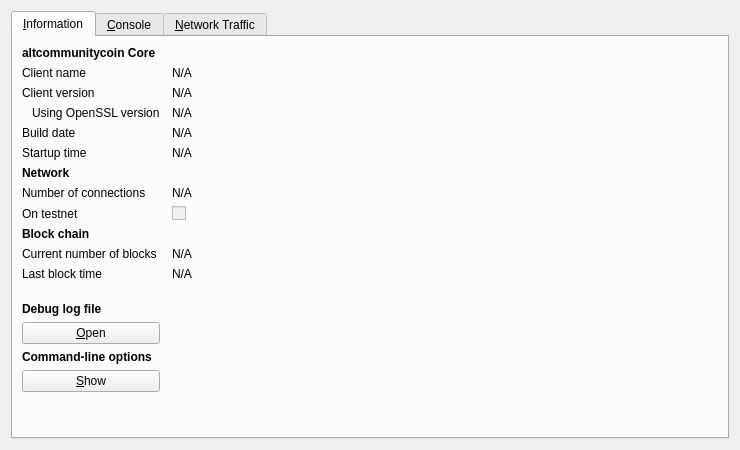
<?xml version="1.0" encoding="UTF-8"?>
<ui version="4.0">
 <class>RPCConsole</class>
 <widget class="QDialog" name="RPCConsole">
  <property name="geometry">
   <rect>
    <x>0</x>
    <y>0</y>
    <width>740</width>
    <height>450</height>
   </rect>
  </property>
  <property name="windowTitle">
   <string>altcommunitycoin - Debug window</string>
  </property>
  <layout class="QVBoxLayout" name="verticalLayout_2">
   <item>
    <widget class="QTabWidget" name="tabWidget">
     <property name="currentIndex">
      <number>0</number>
     </property>
     <widget class="QWidget" name="tab_info">
      <attribute name="title">
       <string>&amp;Information</string>
      </attribute>
      <layout class="QGridLayout" name="gridLayout" columnstretch="0,1">
       <property name="horizontalSpacing">
        <number>12</number>
       </property>
       <item row="0" column="0">
        <widget class="QLabel" name="label_9">
         <property name="font">
          <font>
           <weight>75</weight>
           <bold>true</bold>
          </font>
         </property>
         <property name="text">
          <string>altcommunitycoin Core</string>
         </property>
        </widget>
       </item>
       <item row="1" column="0">
        <widget class="QLabel" name="label_5">
         <property name="text">
          <string>Client name</string>
         </property>
        </widget>
       </item>
       <item row="1" column="1">
        <widget class="QLabel" name="clientName">
         <property name="cursor">
          <cursorShape>IBeamCursor</cursorShape>
         </property>
         <property name="text">
          <string>N/A</string>
         </property>
         <property name="textFormat">
          <enum>Qt::PlainText</enum>
         </property>
         <property name="textInteractionFlags">
          <set>Qt::LinksAccessibleByMouse|Qt::TextSelectableByKeyboard|Qt::TextSelectableByMouse</set>
         </property>
        </widget>
       </item>
       <item row="2" column="0">
        <widget class="QLabel" name="label_6">
         <property name="text">
          <string>Client version</string>
         </property>
        </widget>
       </item>
       <item row="2" column="1">
        <widget class="QLabel" name="clientVersion">
         <property name="cursor">
          <cursorShape>IBeamCursor</cursorShape>
         </property>
         <property name="text">
          <string>N/A</string>
         </property>
         <property name="textFormat">
          <enum>Qt::PlainText</enum>
         </property>
         <property name="textInteractionFlags">
          <set>Qt::LinksAccessibleByMouse|Qt::TextSelectableByKeyboard|Qt::TextSelectableByMouse</set>
         </property>
        </widget>
       </item>
       <item row="3" column="0">
        <widget class="QLabel" name="label_14">
         <property name="text">
          <string>Using OpenSSL version</string>
         </property>
         <property name="indent">
          <number>10</number>
         </property>
        </widget>
       </item>
       <item row="3" column="1">
        <widget class="QLabel" name="openSSLVersion">
         <property name="cursor">
          <cursorShape>IBeamCursor</cursorShape>
         </property>
         <property name="text">
          <string>N/A</string>
         </property>
         <property name="textFormat">
          <enum>Qt::PlainText</enum>
         </property>
         <property name="textInteractionFlags">
          <set>Qt::LinksAccessibleByMouse|Qt::TextSelectableByKeyboard|Qt::TextSelectableByMouse</set>
         </property>
        </widget>
       </item>
       <item row="4" column="0">
        <widget class="QLabel" name="label_12">
         <property name="text">
          <string>Build date</string>
         </property>
        </widget>
       </item>
       <item row="4" column="1">
        <widget class="QLabel" name="buildDate">
         <property name="cursor">
          <cursorShape>IBeamCursor</cursorShape>
         </property>
         <property name="text">
          <string>N/A</string>
         </property>
         <property name="textFormat">
          <enum>Qt::PlainText</enum>
         </property>
         <property name="textInteractionFlags">
          <set>Qt::LinksAccessibleByMouse|Qt::TextSelectableByKeyboard|Qt::TextSelectableByMouse</set>
         </property>
        </widget>
       </item>
       <item row="5" column="0">
        <widget class="QLabel" name="label_13">
         <property name="text">
          <string>Startup time</string>
         </property>
        </widget>
       </item>
       <item row="5" column="1">
        <widget class="QLabel" name="startupTime">
         <property name="cursor">
          <cursorShape>IBeamCursor</cursorShape>
         </property>
         <property name="text">
          <string>N/A</string>
         </property>
         <property name="textFormat">
          <enum>Qt::PlainText</enum>
         </property>
         <property name="textInteractionFlags">
          <set>Qt::LinksAccessibleByMouse|Qt::TextSelectableByKeyboard|Qt::TextSelectableByMouse</set>
         </property>
        </widget>
       </item>
       <item row="6" column="0">
        <widget class="QLabel" name="label_11">
         <property name="font">
          <font>
           <weight>75</weight>
           <bold>true</bold>
          </font>
         </property>
         <property name="text">
          <string>Network</string>
         </property>
        </widget>
       </item>
       <item row="7" column="0">
        <widget class="QLabel" name="label_7">
         <property name="text">
          <string>Number of connections</string>
         </property>
        </widget>
       </item>
       <item row="7" column="1">
        <widget class="QLabel" name="numberOfConnections">
         <property name="cursor">
          <cursorShape>IBeamCursor</cursorShape>
         </property>
         <property name="text">
          <string>N/A</string>
         </property>
         <property name="textFormat">
          <enum>Qt::PlainText</enum>
         </property>
         <property name="textInteractionFlags">
          <set>Qt::LinksAccessibleByMouse|Qt::TextSelectableByKeyboard|Qt::TextSelectableByMouse</set>
         </property>
        </widget>
       </item>
       <item row="8" column="0">
        <widget class="QLabel" name="label_8">
         <property name="text">
          <string>On testnet</string>
         </property>
        </widget>
       </item>
       <item row="8" column="1">
        <widget class="QCheckBox" name="isTestNet">
         <property name="enabled">
          <bool>false</bool>
         </property>
         <property name="text">
          <string/>
         </property>
        </widget>
       </item>
       <item row="9" column="0">
        <widget class="QLabel" name="label_10">
         <property name="font">
          <font>
           <weight>75</weight>
           <bold>true</bold>
          </font>
         </property>
         <property name="text">
          <string>Block chain</string>
         </property>
        </widget>
       </item>
       <item row="10" column="0">
        <widget class="QLabel" name="label_3">
         <property name="text">
          <string>Current number of blocks</string>
         </property>
        </widget>
       </item>
       <item row="10" column="1">
        <widget class="QLabel" name="numberOfBlocks">
         <property name="cursor">
          <cursorShape>IBeamCursor</cursorShape>
         </property>
         <property name="text">
          <string>N/A</string>
         </property>
         <property name="textFormat">
          <enum>Qt::PlainText</enum>
         </property>
         <property name="textInteractionFlags">
          <set>Qt::LinksAccessibleByMouse|Qt::TextSelectableByKeyboard|Qt::TextSelectableByMouse</set>
         </property>
        </widget>
       </item>
       <item row="11" column="0">
        <widget class="QLabel" name="label_2">
         <property name="text">
          <string>Last block time</string>
         </property>
        </widget>
       </item>
       <item row="11" column="1">
        <widget class="QLabel" name="lastBlockTime">
         <property name="cursor">
          <cursorShape>IBeamCursor</cursorShape>
         </property>
         <property name="text">
          <string>N/A</string>
         </property>
         <property name="textFormat">
          <enum>Qt::PlainText</enum>
         </property>
         <property name="textInteractionFlags">
          <set>Qt::LinksAccessibleByMouse|Qt::TextSelectableByKeyboard|Qt::TextSelectableByMouse</set>
         </property>
        </widget>
       </item>
       <item row="12" column="0">
        <spacer name="verticalSpacer_2">
         <property name="orientation">
          <enum>Qt::Vertical</enum>
         </property>
         <property name="sizeHint" stdset="0">
          <size>
           <width>20</width>
           <height>20</height>
          </size>
         </property>
        </spacer>
       </item>
       <item row="13" column="0">
        <widget class="QLabel" name="labelDebugLogfile">
         <property name="font">
          <font>
           <weight>75</weight>
           <bold>true</bold>
          </font>
         </property>
         <property name="text">
          <string>Debug log file</string>
         </property>
        </widget>
       </item>
       <item row="14" column="0">
        <widget class="QPushButton" name="openDebugLogfileButton">
         <property name="toolTip">
          <string>Open the altcommunitycoin debug log file from the current data directory. This can take a few seconds for large log files.</string>
         </property>
         <property name="text">
          <string>&amp;Open</string>
         </property>
         <property name="autoDefault">
          <bool>false</bool>
         </property>
        </widget>
       </item>
       <item row="15" column="0">
        <widget class="QLabel" name="labelCLOptions">
         <property name="font">
          <font>
           <weight>75</weight>
           <bold>true</bold>
          </font>
         </property>
         <property name="text">
          <string>Command-line options</string>
         </property>
        </widget>
       </item>
       <item row="16" column="0">
        <widget class="QPushButton" name="showCLOptionsButton">
         <property name="toolTip">
          <string>Show the altcommunitycoin-Qt help message to get a list with possible altcommunitycoin command-line options.</string>
         </property>
         <property name="text">
          <string>&amp;Show</string>
         </property>
         <property name="autoDefault">
          <bool>false</bool>
         </property>
        </widget>
       </item>
       <item row="17" column="0">
        <spacer name="verticalSpacer">
         <property name="orientation">
          <enum>Qt::Vertical</enum>
         </property>
         <property name="sizeHint" stdset="0">
          <size>
           <width>20</width>
           <height>40</height>
          </size>
         </property>
        </spacer>
       </item>
      </layout>
     </widget>
     <widget class="QWidget" name="tab_console">
      <attribute name="title">
       <string>&amp;Console</string>
      </attribute>
      <layout class="QVBoxLayout" name="verticalLayout_3">
       <property name="spacing">
        <number>3</number>
       </property>
       <item>
        <widget class="QTextEdit" name="messagesWidget">
         <property name="minimumSize">
          <size>
           <width>0</width>
           <height>100</height>
          </size>
         </property>
         <property name="readOnly">
          <bool>true</bool>
         </property>
         <property name="tabKeyNavigation" stdset="0">
          <bool>false</bool>
         </property>
         <property name="columnCount" stdset="0">
          <number>2</number>
         </property>
        </widget>
       </item>
       <item>
        <layout class="QHBoxLayout" name="horizontalLayout">
         <property name="spacing">
          <number>3</number>
         </property>
         <item>
          <widget class="QLabel" name="label">
           <property name="text">
            <string notr="true">&gt;</string>
           </property>
          </widget>
         </item>
         <item>
          <widget class="QLineEdit" name="lineEdit"/>
         </item>
         <item>
          <widget class="QPushButton" name="clearButton">
           <property name="maximumSize">
            <size>
             <width>24</width>
             <height>24</height>
            </size>
           </property>
           <property name="toolTip">
            <string>Clear console</string>
           </property>
           <property name="text">
            <string/>
           </property>
           <property name="icon">
            <iconset resource="../bitcoin.qrc">
             <normaloff>:/icons/remove</normaloff>:/icons/remove</iconset>
           </property>
           <property name="shortcut">
            <string notr="true">Ctrl+L</string>
           </property>
           <property name="autoDefault">
            <bool>false</bool>
           </property>
          </widget>
         </item>
        </layout>
       </item>
      </layout>
     </widget>
     <widget class="QWidget" name="tab">
      <attribute name="title">
       <string>&amp;Network Traffic</string>
      </attribute>
      <layout class="QHBoxLayout" name="horizontalLayout_3">
       <item>
        <layout class="QVBoxLayout" name="verticalLayout_4">
         <item>
          <widget class="TrafficGraphWidget" name="trafficGraph" native="true">
           <property name="sizePolicy">
            <sizepolicy hsizetype="Expanding" vsizetype="Expanding">
             <horstretch>0</horstretch>
             <verstretch>0</verstretch>
            </sizepolicy>
           </property>
          </widget>
         </item>
         <item>
          <layout class="QHBoxLayout" name="horizontalLayout_2">
           <item>
            <widget class="QSlider" name="sldGraphRange">
             <property name="minimum">
              <number>1</number>
             </property>
             <property name="maximum">
              <number>288</number>
             </property>
             <property name="pageStep">
              <number>12</number>
             </property>
             <property name="value">
              <number>6</number>
             </property>
             <property name="orientation">
              <enum>Qt::Horizontal</enum>
             </property>
            </widget>
           </item>
           <item>
            <widget class="QLabel" name="lblGraphRange">
             <property name="minimumSize">
              <size>
               <width>100</width>
               <height>0</height>
              </size>
             </property>
             <property name="alignment">
              <set>Qt::AlignCenter</set>
             </property>
            </widget>
           </item>
           <item>
            <widget class="QPushButton" name="btnClearTrafficGraph">
             <property name="text">
              <string>&amp;Clear</string>
             </property>
            </widget>
           </item>
          </layout>
         </item>
        </layout>
       </item>
       <item>
        <layout class="QVBoxLayout" name="verticalLayout">
         <item>
          <widget class="QGroupBox" name="groupBox">
           <property name="title">
            <string>Totals</string>
           </property>
           <layout class="QVBoxLayout" name="verticalLayout_5">
            <item>
             <layout class="QHBoxLayout" name="horizontalLayout_4">
              <item>
               <widget class="Line" name="line">
                <property name="sizePolicy">
                 <sizepolicy hsizetype="Fixed" vsizetype="Fixed">
                  <horstretch>0</horstretch>
                  <verstretch>0</verstretch>
                 </sizepolicy>
                </property>
                <property name="minimumSize">
                 <size>
                  <width>10</width>
                  <height>0</height>
                 </size>
                </property>
                <property name="palette">
                 <palette>
                  <active>
                   <colorrole role="Light">
                    <brush brushstyle="SolidPattern">
                     <color alpha="255">
                      <red>0</red>
                      <green>255</green>
                      <blue>0</blue>
                     </color>
                    </brush>
                   </colorrole>
                  </active>
                  <inactive>
                   <colorrole role="Light">
                    <brush brushstyle="SolidPattern">
                     <color alpha="255">
                      <red>0</red>
                      <green>255</green>
                      <blue>0</blue>
                     </color>
                    </brush>
                   </colorrole>
                  </inactive>
                  <disabled>
                   <colorrole role="Light">
                    <brush brushstyle="SolidPattern">
                     <color alpha="255">
                      <red>0</red>
                      <green>255</green>
                      <blue>0</blue>
                     </color>
                    </brush>
                   </colorrole>
                  </disabled>
                 </palette>
                </property>
                <property name="orientation">
                 <enum>Qt::Horizontal</enum>
                </property>
               </widget>
              </item>
              <item>
               <widget class="QLabel" name="label_16">
                <property name="text">
                 <string>In:</string>
                </property>
               </widget>
              </item>
              <item>
               <widget class="QLabel" name="lblBytesIn">
                <property name="minimumSize">
                 <size>
                  <width>50</width>
                  <height>0</height>
                 </size>
                </property>
                <property name="alignment">
                 <set>Qt::AlignRight|Qt::AlignTrailing|Qt::AlignVCenter</set>
                </property>
               </widget>
              </item>
             </layout>
            </item>
            <item>
             <layout class="QHBoxLayout" name="horizontalLayout_5">
              <item>
               <widget class="Line" name="line_2">
                <property name="sizePolicy">
                 <sizepolicy hsizetype="Fixed" vsizetype="Fixed">
                  <horstretch>0</horstretch>
                  <verstretch>0</verstretch>
                 </sizepolicy>
                </property>
                <property name="minimumSize">
                 <size>
                  <width>10</width>
                  <height>0</height>
                 </size>
                </property>
                <property name="palette">
                 <palette>
                  <active>
                   <colorrole role="Light">
                    <brush brushstyle="SolidPattern">
                     <color alpha="255">
                      <red>255</red>
                      <green>0</green>
                      <blue>0</blue>
                     </color>
                    </brush>
                   </colorrole>
                  </active>
                  <inactive>
                   <colorrole role="Light">
                    <brush brushstyle="SolidPattern">
                     <color alpha="255">
                      <red>255</red>
                      <green>0</green>
                      <blue>0</blue>
                     </color>
                    </brush>
                   </colorrole>
                  </inactive>
                  <disabled>
                   <colorrole role="Light">
                    <brush brushstyle="SolidPattern">
                     <color alpha="255">
                      <red>255</red>
                      <green>0</green>
                      <blue>0</blue>
                     </color>
                    </brush>
                   </colorrole>
                  </disabled>
                 </palette>
                </property>
                <property name="orientation">
                 <enum>Qt::Horizontal</enum>
                </property>
               </widget>
              </item>
              <item>
               <widget class="QLabel" name="label_17">
                <property name="text">
                 <string>Out:</string>
                </property>
               </widget>
              </item>
              <item>
               <widget class="QLabel" name="lblBytesOut">
                <property name="minimumSize">
                 <size>
                  <width>50</width>
                  <height>0</height>
                 </size>
                </property>
                <property name="alignment">
                 <set>Qt::AlignRight|Qt::AlignTrailing|Qt::AlignVCenter</set>
                </property>
               </widget>
              </item>
             </layout>
            </item>
            <item>
             <spacer name="verticalSpacer_4">
              <property name="orientation">
               <enum>Qt::Vertical</enum>
              </property>
              <property name="sizeHint" stdset="0">
               <size>
                <width>20</width>
                <height>407</height>
               </size>
              </property>
             </spacer>
            </item>
           </layout>
          </widget>
         </item>
        </layout>
       </item>
      </layout>
     </widget>
    </widget>
   </item>
  </layout>
 </widget>
 <customwidgets>
  <customwidget>
   <class>TrafficGraphWidget</class>
   <extends>QWidget</extends>
   <header>trafficgraphwidget.h</header>
   <container>1</container>
   <slots>
    <slot>clear()</slot>
   </slots>
  </customwidget>
 </customwidgets>
 <resources>
  <include location="../bitcoin.qrc"/>
 </resources>
 <connections/>
</ui>
